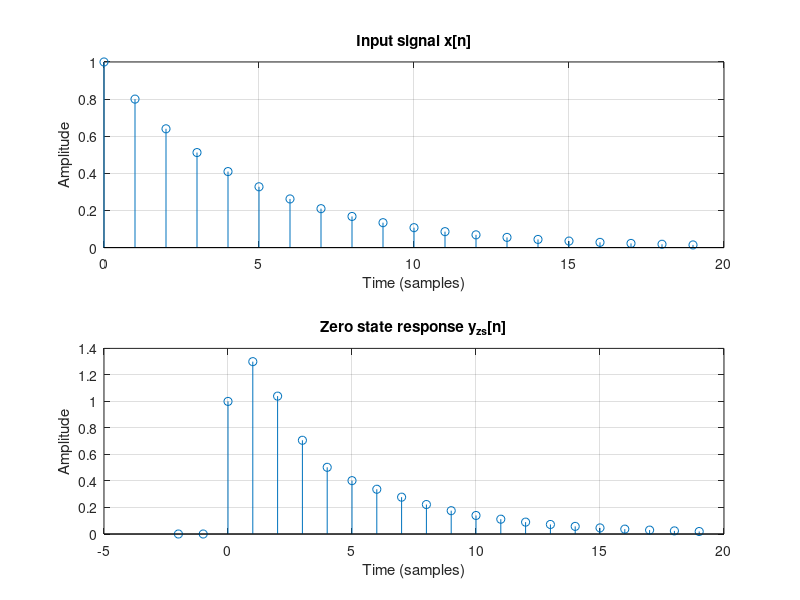

The MATLAB source for this figure:
N = 1000;                                       % Μήκος εξόδου
n = 0:N;                                        % Αξονας χρόνου
y_in = [0; 0];                                  % Αρχικές συνθήκες
x = 0.8.^n;                                     % Σήμα εισόδου x[n]
y = [y_in; zeros(N+1,1)];                       % Αρχικοποίηση εξόδου y[n]
for i = 3:N+1                                   % Βρόχος επανάληψης
    y(i) = 0.5*y(i-1) - 0.25*y(i-2) + x(i-2);   % Εξίσωση διαφορών
end
subplot(211); stem(n(1:20), x(1:20)); grid;     % Γράφημα εισόδου
title('Input signal x[n]');                     % Τίτλος
xlabel('Time (samples)'); ylabel('Amplitude');  % Ετικέτες
new_n = -2:N;                                   % Άξονας χρόνου εξόδου
subplot(212); stem(new_n(1:22), y(1:22)); grid; % Γράφημα εξόδου
title('Zero state response y_{zs}[n]');         % Τίτλος
xlabel('Time (samples)'); ylabel('Amplitude');  % Ετικέτες
